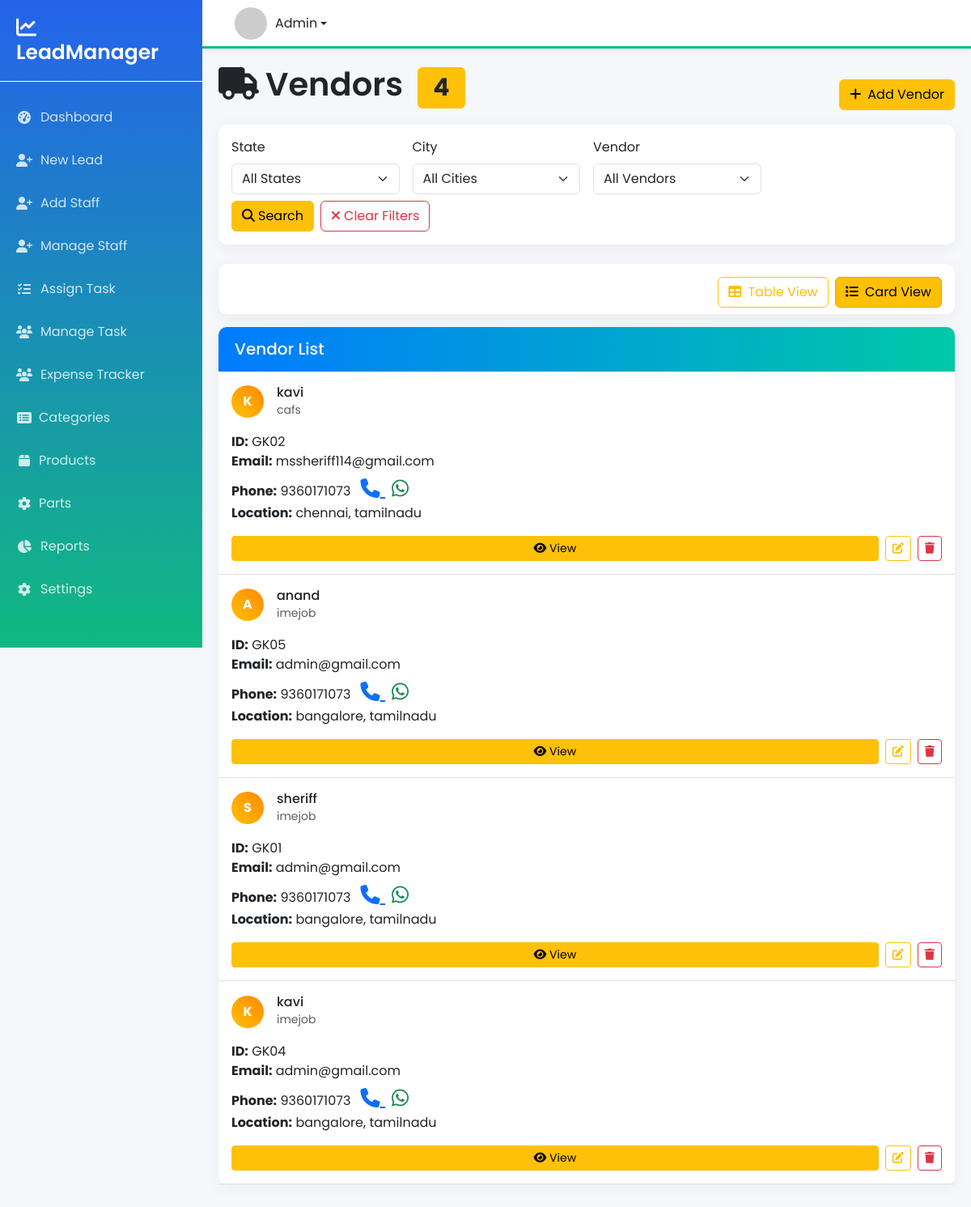
/vendor_list/, run on an earlier commit of the app's database.
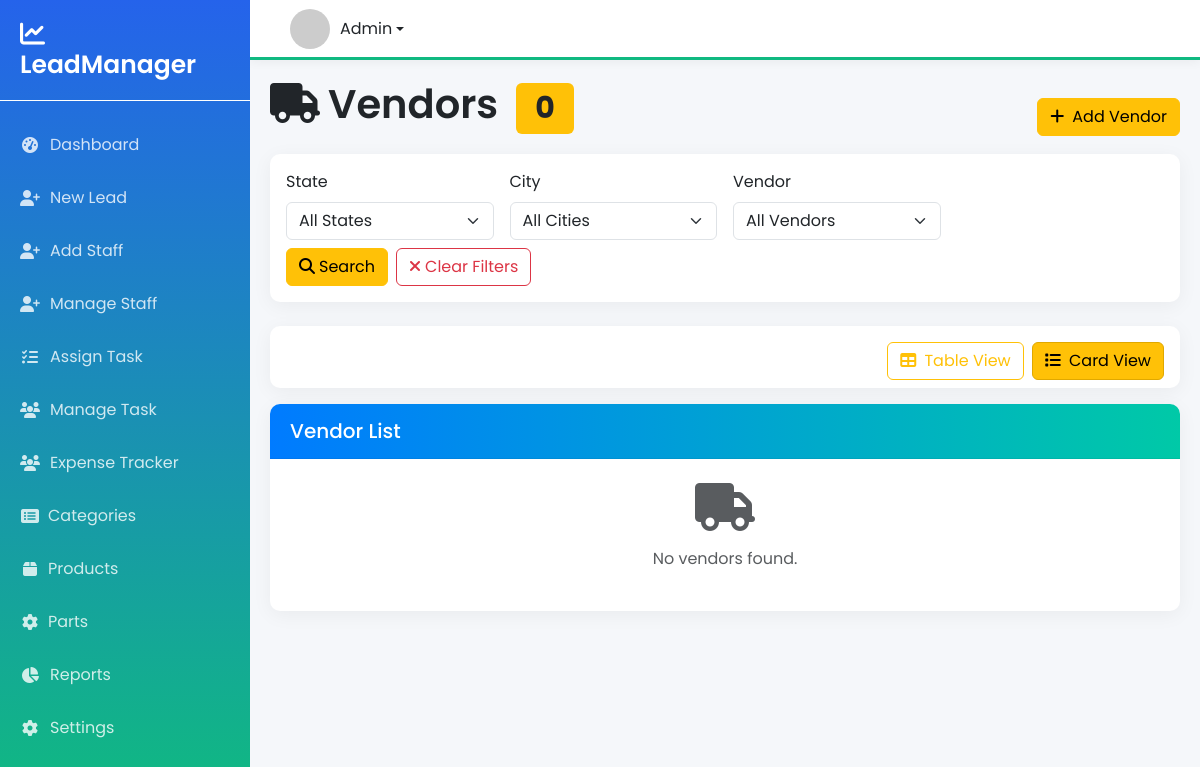
And on a later commit of the database.
### leads/models.py (models this page shows, shortened)
class Vendor(models.Model):
    vendor_id = models.CharField(max_length=20, unique=True)
    company_name = models.CharField(max_length=200, blank=True, null=True)
    vendor_name = models.CharField(max_length=200)
    phone_number = models.CharField(max_length=15)
    phone_number_2 = models.CharField(max_length=15, blank=True, null=True)
    email = models.EmailField(blank=True, null=True)
    gstin = models.CharField(max_length=15, blank=True, null=True)
    address_line_1 = models.TextField(blank=True, null=True)
    address_line_2 = models.TextField(blank=True, null=True)
    city = models.CharField(max_length=100, blank=True, null=True)
    state = models.CharField(max_length=100, blank=True, null=True)
    pincode = models.CharField(max_length=10, blank=True, null=True)
    company_website = models.URLField(blank=True, null=True)
    created_by = models.ForeignKey(User, on_delete=models.CASCADE)
    created_at = models.DateTimeField(auto_now_add=True)
    updated_at = models.DateTimeField(auto_now=True)
    class Meta:
        ordering = ['-created_at']

### leads/views.py (the view, shortened to what this page needs)
# urls.py: path('vendor_list/', views.vendor_list, name='vendor_list'),
def vendor_list(request):
    selected_state = request.GET.get("state", "").strip()
    selected_city = request.GET.get("city", "").strip()
    selected_vendor = request.GET.get("vendor", "").strip()
    search = request.GET.get("search", "").strip()
    vendors = Vendor.objects.all().order_by("-created_at")
    raw_states = Vendor.objects.exclude(state__isnull=True).exclude(state="") \
                    .values_list("state", flat=True).distinct()
    states = sorted({ s.strip().title() for s in raw_states })
    if selected_state:
        raw_cities = Vendor.objects.filter(state__iexact=selected_state) \
                        .exclude(city__isnull=True).exclude(city="") \
                        .values_list("city", flat=True).distinct()
    else:
        raw_cities = Vendor.objects.exclude(city__isnull=True).exclude(city="") \
                        .values_list("city", flat=True).distinct()
    cities = sorted({ c.strip().title() for c in raw_cities })
    if selected_state:
        vendors = vendors.filter(state__iexact=selected_state)
    if selected_city:
        vendors = vendors.filter(city__iexact=selected_city)
    if selected_vendor:
        vendors = vendors.filter(id=selected_vendor)
    if selected_city:
        vendors_all = Vendor.objects.filter(city__iexact=selected_city).order_by("vendor_name")
    elif selected_state:
        vendors_all = Vendor.objects.filter(state__iexact=selected_state).order_by("vendor_name")
    else:
        vendors_all = Vendor.objects.all().order_by("vendor_name")
    paginator = Paginator(vendors, 10)
    page_obj = paginator.get_page(request.GET.get("page"))
    return render(request, "vendor_list.html", {
        "vendors": page_obj,
        "states": states,
        "cities": cities,
        "vendors_all": vendors_all,
        "selected_state": selected_state,
        "selected_city": selected_city,
        "selected_vendor": selected_vendor,
        "search_query": search,
        "total_vendors": Vendor.objects.count(),
    })

### leads/templates/vendor_list.html (shortened to what this page needs)
{% extends "base.html" %}
{% load static %}
{% block content %}
<div class="page-header">
    <div class="d-flex justify-content-between align-items-center">
        <div>
            <h1 class="page-title">
                <i class="fas fa-truck me-2"></i>Vendors
                <span class="badge bg-warning text-dark ms-2">{{ total_vendors }}</span>
            </h1>
        </div>
        <div>
            <a href="{% url 'add_vendor' %}" class="btn btn-warning">
                <i class="fas fa-plus me-2"></i>Add Vendor
            </a>
        </div>
    </div>
</div>
<div class="card mb-4">
    <div class="card-body collapse d-md-block" id="filtersDropdown">
        <form method="get" class="row g-3 align-items-end">
            <div class="col-6 col-md-3">
                <label class="form-label">State</label>
                <select class="form-select" name="state" id="stateDropdown">
                    <option value="">All States</option>
                </select>
            </div>
            <div class="col-6 col-md-3">
                <label class="form-label">City</label>
                <select class="form-select" name="city" id="cityDropdown">
                    <option value="">All Cities</option>
                </select>
            </div>
            <div class="col-6 col-md-3">
                <label class="form-label">Vendor</label>
                <select class="form-select" name="vendor" id="vendorDropdown">
                    <option value="">All Vendors</option>
                </select>
            </div>
            <div class="col-md-12 d-flex gap-2 mt-2">
                <button class="btn btn-warning">
                    <i class="fas fa-search me-1"></i>Search
                </button>
                <a href="{% url 'vendor_list' %}" class="btn btn-outline-danger">
                    <i class="fas fa-times me-1"></i>Clear Filters
                </a>
            </div>
        </form>
    </div>
</div>
<div class="card mb-3">
    <div class="card-body pb-2">
        <div class="d-flex justify-content-end">
            <button id="tableViewBtn" class="btn btn-outline-warning me-2 view-toggle-btn">
                <i class="fas fa-table me-1"></i> Table View
            </button>
            <button id="cardViewBtn" class="btn btn-outline-warning view-toggle-btn active">
                <i class="fas fa-list me-1"></i> Card View
            </button>
        </div>
    </div>
</div>
<div class="card">
    <div class="card-header">
        <h5 class="card-title mb-0">Vendor List</h5>
    </div>
    <div class="card-body p-0">
        {% if vendors %}
        <div id="cardView" style="display:block;">
            {% for v in vendors %}
            <div class="vendor-card border-bottom">
                <div class="p-3 d-flex justify-content-between align-items-center">
                    <div class="d-flex align-items-center">
                        <div class="avatar-circle me-3">{{ v.vendor_name|first|upper }}</div>
                        <div>
                            <h6 class="mb-0">{{ v.vendor_name }}</h6>
                            <small class="text-muted">{{ v.company_name|default:"Individual" }}</small>
                        </div>
                    </div>
                </div>
                <div class="p-3 pt-0">
                    <div><strong>ID:</strong> {{ v.vendor_id }}</div>
                    <div><strong>Email:</strong> {{ v.email|default:"N/A" }}</div>
                    <div class="mt-1">
                        <strong>Phone:</strong> {{ v.phone_number }}
                        <a href="tel:{{ v.phone_number }}" class="text-primary ms-2" style="font-size:24px;">
                            <i class="fas fa-phone"></i>
                        </a>
                        <a href="https://wa.me/{{ v.phone_number }}" target="_blank" class="text-success ms-2" style="font-size:24px;">
                            <i class="fab fa-whatsapp"></i>
                        </a>
                    </div>
                    <div><strong>Location:</strong> {{ v.city }}, {{ v.state }}</div>
                    <div class="d-flex gap-2 mt-3">
                        <a href="{% url 'vendor_detail' v.id %}" class="btn btn-warning btn-sm flex-fill">
                            <i class="fas fa-eye"></i> View
                        </a>
                        <a href="{% url 'edit_vendor' v.id %}" class="btn btn-outline-warning btn-sm">
                            <i class="fas fa-edit"></i>
                        </a>
                        <button class="btn btn-outline-danger btn-sm"
                            onclick="confirmDelete('{{ v.id }}','{{ v.vendor_name }}')">
                            <i class="fas fa-trash"></i>
                        </button>
                    </div>
                </div>
            </div>
            {% endfor %}
        </div>
        {% else %}
        <div class="p-4 text-center text-muted">
            <i class="fas fa-truck fa-3x mb-3"></i>
            <p>No vendors found.</p>
        </div>
        {% endif %}
    </div>
</div>
{% endblock %}

### leads/templates/base.html (shortened to what this page needs)
<!DOCTYPE html>
<html lang="en">
<head>
    <link href="https://cdn.jsdelivr.net/npm/bootstrap@5.3.0/dist/css/bootstrap.min.css" rel="stylesheet">
    <link rel="stylesheet" href="https://cdnjs.cloudflare.com/ajax/libs/font-awesome/6.4.0/css/all.min.css">
</head>
<body>
    <div class="sidebar">
        <div class="sidebar-brand">
            <h3><i class="fas fa-chart-line me-2"></i> LeadManager</h3>
        </div>
        <div class="sidebar-nav">
            <ul class="nav flex-column">
                <li class="nav-item">
                    <a class="nav-link {% if request.path == '/' %}active{% endif %}" href="{% url 'dashboard' %}">
                        <i class="fas fa-tachometer-alt"></i>
                        <span>Dashboard</span>
                    </a>
                </li>
                <li class="nav-item">
                    <a class="nav-link {% if request.path == '/new-lead/' %}active{% endif %}" href="{% url 'new_lead' %}">
                        <i class="fas fa-user-plus"></i>
                        <span>New Lead</span>
                    </a>
                </li>
                <li class="nav-item">
                    <a class="nav-link {% if request.path == '/add-staff/' %}active{% endif %}" href="{% url 'add_staff' %}">
                        <i class="fas fa-user-plus"></i>
                        <span>Add Staff</span>
                    </a>
                </li>
                <li class="nav-item">
                    <a class="nav-link {% if request.path == '/manage-staff/' %}active{% endif %}" href="{% url 'manage_staff' %}">
                        <i class="fas fa-user-plus"></i>
                        <span>Manage Staff</span>
                    </a>
                </li>
                <li class="nav-item">
                    <a class="nav-link {% if request.path == '/assign-task/' %}active{% endif %}" href="{% url 'assign_task' %}">
                        <i class="fas fa-tasks"></i>
                        <span>Assign Task</span>
                    </a>
                </li>
                <li class="nav-item">
                    <a class="nav-link {% if request.path == '/manage-task/' %}active{% endif %}" href="{% url 'manage_task' %}">
                        <i class="fas fa-users"></i>
                        <span>Manage Task</span>
                    </a>
                </li>
                <li class="nav-item">
                    <a class="nav-link {% if request.path == '/staff-expense//' %}active{% endif %}" href="{% url 'staff_expense_list' %}">
                        <i class="fas fa-users"></i>
                        <span>Expense Tracker</span>
                    </a>
                </li>
                <li class="nav-item">
                     <a class="nav-link {% if request.path == '/categories/' %}active{% endif %} " href="{% url 'category_list' %}">
                        <i class="fas fa-list-alt me-2"></i> Categories
                     </a>
                </li>
                <li class="nav-item">
                     <a class="nav-link {% if request.path == '/products/' %}active{% endif %}" href="{% url 'product_list' %}">
                        <i class="fas fa-box me-2"></i> Products
                     </a>
                </li>
                <li class="nav-item ">
                     <a class="nav-link {% if request.path == '/parts/' %}active{% endif %}" href="{% url 'parts_list' %}">
                        <i class="fas fa-cog me-2"></i> Parts
                     </a>
                </li>
                <li class="nav-item">
                    <a class="nav-link" href="#">
                        <i class="fas fa-chart-pie"></i>
                        <span>Reports</span>
                    </a>
                </li>
                <li class="nav-item">
                    <a class="nav-link" href="#">
                        <i class="fas fa-cog"></i>
                        <span>Settings</span>
                    </a>
                </li>
            </ul>
        </div>
    </div>
    <div class="main-content">
        <header class="header">
            <div class="header-right" style="margin-left: 20px;" >
                <div class="dropdown user-dropdown">
                    <a class="dropdown-toggle d-flex align-items-center" href="#" role="button" id="userDropdown" data-bs-toggle="dropdown" style="text-decoration: none; color: #212529;">
                        <img src="https://ui-avatars.com/api/?name=Admin&background=random" alt="User">
                        <span>Admin</span>
                    </a>
                </div>
            </div>
        </header>
        <div class="content-wrapper">
            {% block content %}{% endblock %}
        </div>
    </div>
</body>
</html>

### leads/templates/base.html (style rules this page uses)
:root { --primary-color: #4361ee; --secondary-color: #3f37c9; --accent-color: #4895ef; --light-color: #f8f9fa; --dark-color: #212529; --sidebar-width: 250px; --header-height: 60px; }
body { font-family: 'Poppins', sans-serif; background-color: #f5f7fa; color: #4a4a4a; min-height: 100vh; display: flex; flex-direction: column; }
.sidebar { width: var(--sidebar-width); background: linear-gradient(180deg, var(--primary-color) 0%, var(--secondary-color) 100%); color: white; background: linear-gradient(180deg, #2563EB, #10B981); color: #fff; height: 100vh; position: fixed; transition: all 0.3s; z-index: 1000; }
.sidebar-brand { padding: 20px; display: flex; align-items: center; justify-content: center; border-bottom: 1px solid rgba(255, 255, 255); }
.sidebar-brand h3 { margin-bottom: 0; font-weight: 600; font-size: 25px; }
.sidebar-nav { padding: 20px 0; }
.nav-item { margin-bottom: 5px; width: var(--sidebar-width) - 50; }
.nav-link { color: rgba(255, 255, 255, 0.8); padding: 12px 20px; border-radius: 0 30px 30px 0; transition: all 0.3s; display: flex; align-items: center; }
.nav-link i { margin-right: 10px; width: 20px; text-align: center; }
.main-content { flex: 1; margin-left: var(--sidebar-width); transition: all 0.3s; }
.header { height: var(--header-height); background: white; box-shadow: 0 2px 10px rgba(0, 0, 0, 0.05); display: flex; align-items: center; justify-content: space-between; padding: 0 20px; position:fixed; width: calc(100% - var(--sidebar-width)); left: var(--sidebar-width); z-index: 100; border-bottom: 3px solid #10B981; }
.header-right { display: flex; align-items: center; }
.user-dropdown img { width: 40px; height: 40px; border-radius: 50%; margin-right: 10px; }
.card { border: none; border-radius: 10px; box-shadow: 0 4px 20px rgba(0, 0, 0, 0.05); margin-bottom: 20px; transition: all 0.3s; }
.card-header { background-color: white; border-bottom: 1px solid rgba(0, 0, 0, 0.05); font-weight: 600; padding: 15px 20px; border-radius: 10px 10px 0 0 !important; background: linear-gradient(90deg, #007bff, #00c9a7); color: #fff; }
.content-wrapper { padding: 20px; margin-top: var(--header-height); }
.page-title { font-weight: 600; margin-bottom: 20px; color: var(--dark-color); }
.sidebar { width: var(--sidebar-width); background: linear-gradient(180deg, #2563EB, #10B981); color: white; height: 100vh; overflow-y: scroll; overflow-x: hidden; position: fixed; top: 0; left: 0; }
.sidebar { scrollbar-width: none; }
.sidebar { -ms-overflow-style: none; }

### leads/templates/vendor_list.html (style rules this page uses)
.view-toggle-btn.active { background-color: #ffc107 !important; color: black !important; border-color: #e0a800 !important; }
.view-toggle-btn { padding: 6px 12px; }

What changed in the data, as far as the page shows it:
removed Vendor: vendor_name|first "K", vendor_name "kavi", company_name "cafs", vendor_id "GK02", email "mssheriff114@gmail.com", phone_number "9360171073", city "chennai", state "tamilnadu"
removed Vendor: vendor_name|first "A", vendor_name "anand", company_name "imejob", vendor_id "GK05", email "admin@gmail.com", phone_number "9360171073", city "bangalore", state "tamilnadu"
removed Vendor: vendor_name|first "S", vendor_name "sheriff", company_name "imejob", vendor_id "GK01", email "admin@gmail.com", phone_number "9360171073", city "bangalore", state "tamilnadu"
removed Vendor: vendor_name|first "K", vendor_name "kavi", company_name "imejob", vendor_id "GK04", email "admin@gmail.com", phone_number "9360171073", city "bangalore", state "tamilnadu"
Also different on the page:
{{ total_vendors }}: "4" → "0"
text now shown: "No vendors found."
